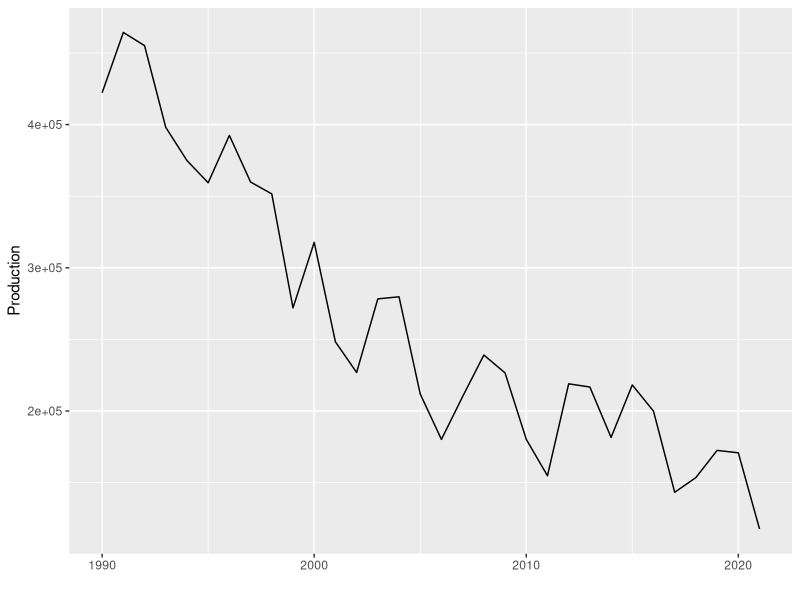
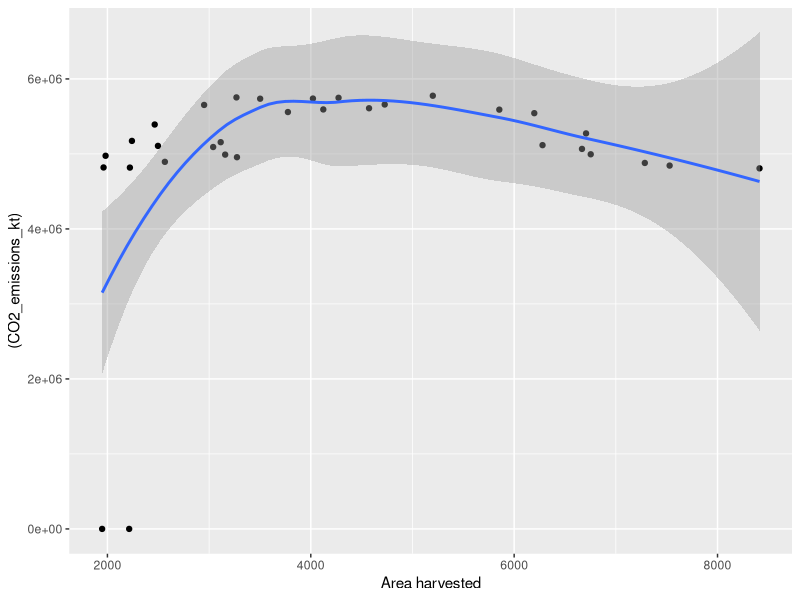
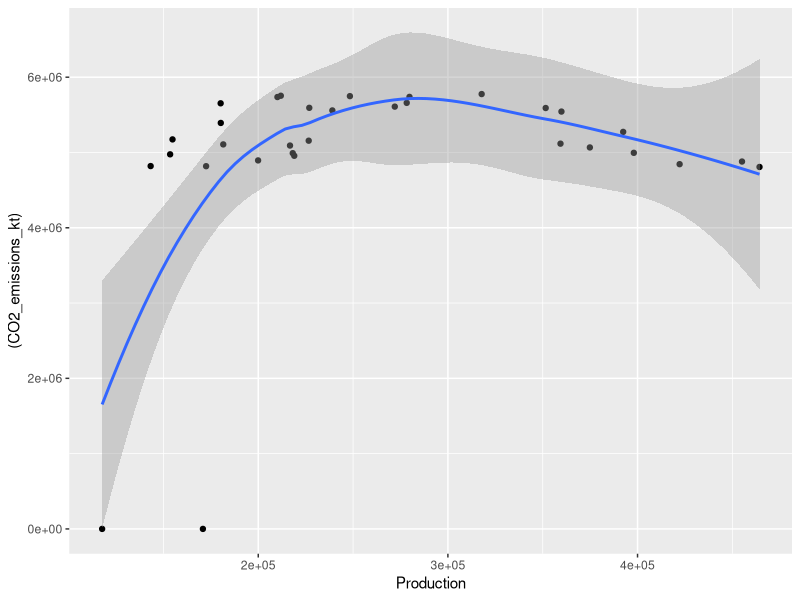
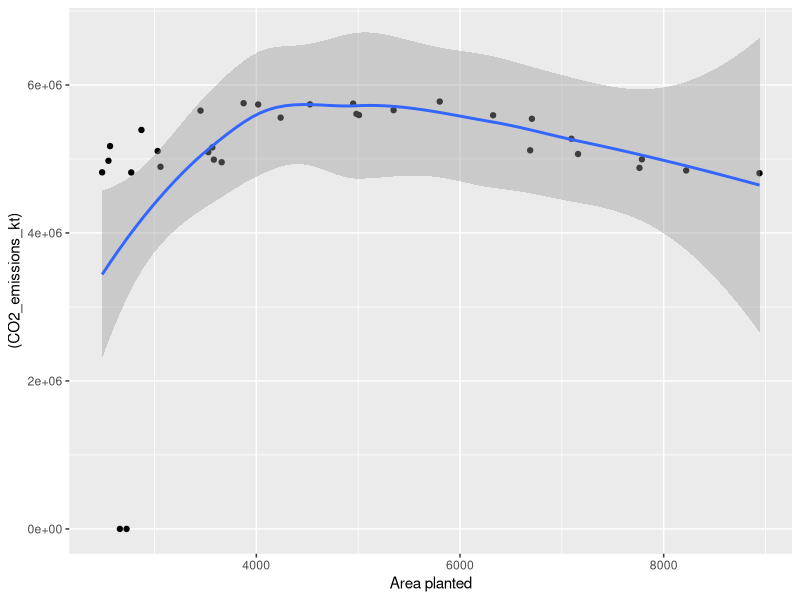
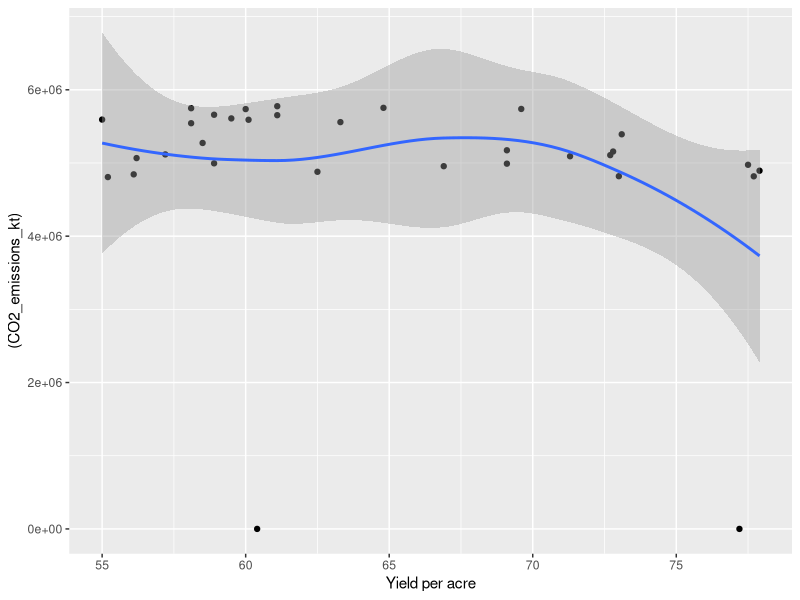
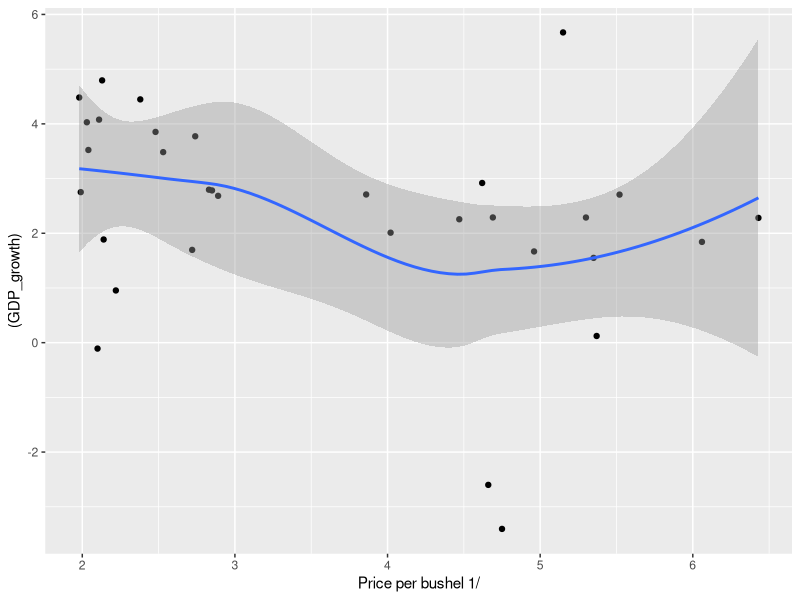
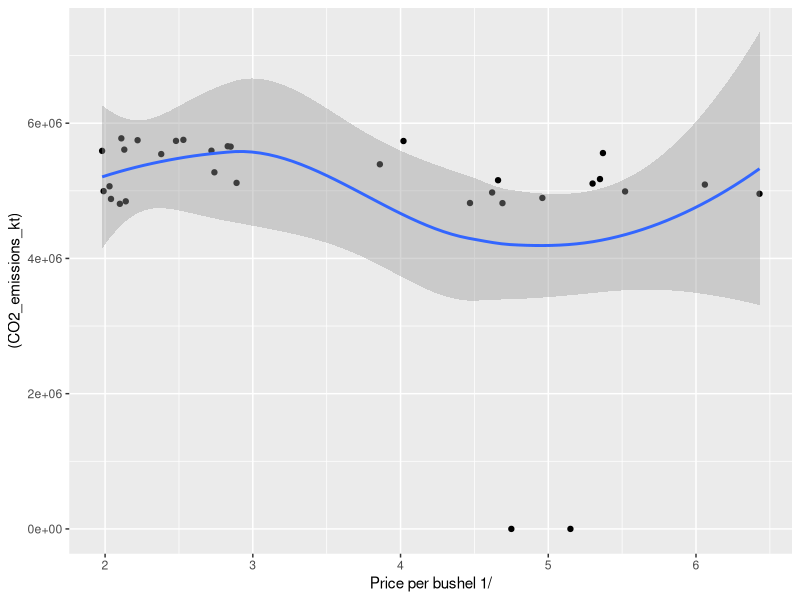
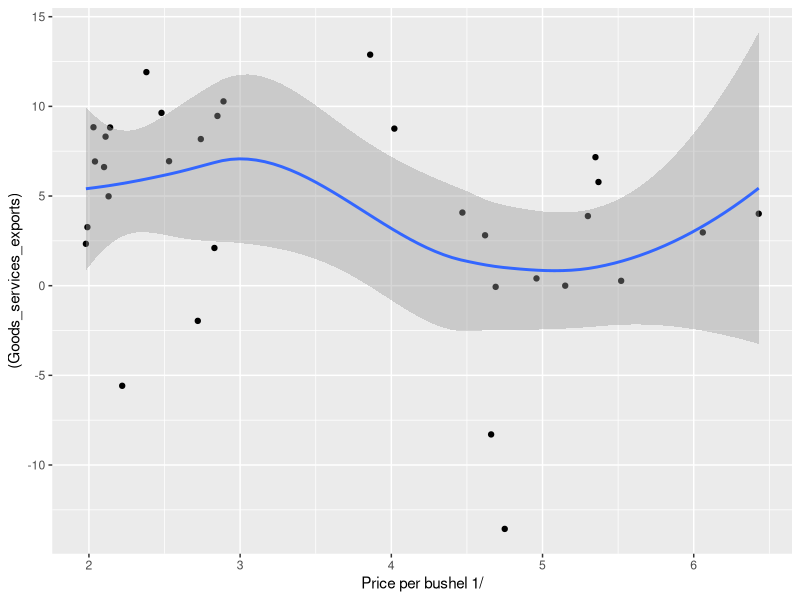

Write R code to recreate these figures, in order.
## ---- chunk 1
library(tidyverse)
library(ggplot2)
library(dplyr)
#install.packages("forecast")
require(forecast)
library(readr)
library(tidyr)
## ---- chunk 2
## CLEAN THE DATA
co2_data_clean <- read.csv(here::here("dataset/clean_co2.csv"))

## ---- chunk 3
barley_data_3 <- read_csv(here::here("dataset", "barley/crop_p015_t005.csv"),skip = 5)
barley_data_3<- barley_data_3[-2,3:ncol(barley_data_3)] %>% drop_na(Year) %>% head(-1)

barley_data_4 <- read_csv(here::here("dataset", "barley/crop_p016_t010.csv"),skip = 5)
barley_data_4<- barley_data_4[-2,3:ncol(barley_data_4)] %>% drop_na(Year) %>% head(-1)

barley_data <- barley_data_3%>%bind_rows(barley_data_4) 
barley_data <- barley_data %>% type_convert()

barley_co2_data <- co2_data_clean %>% left_join(barley_data, by = c("Time" = "Year"))

#barley_co2_data <- barley_co2_data %>% filter(CO2_emissions_kt != "..") %>% type_convert()
View(barley_co2_data)


#write_csv(barely_co2_data, file = here::here("dataset", "barley_co2_data"))

#save(barley_co2_data, file = here::here("dataset/barely_co2_data.RData"))
## ---- chunk 4
# read_csv(here::here("dataset/barley_co2_data"))

Year <- barley_co2_data %>% pull(Time)
Production <- barley_co2_data %>% pull(Production)
co_emit <- barley_co2_data %>% pull(CO2_emissions_kt)

barley_ts <- ggplot(barley_co2_data, aes(x=Year, y=Production)) +
  geom_line() +
  xlab("")
barley_ts

## ---- chunk 5
barley_co2_data %>% ggplot(aes(x = `Area harvested`, y = (CO2_emissions_kt))) + geom_point() + geom_smooth()
barley_co2_data %>% ggplot(aes(x = `Production`, y = (CO2_emissions_kt))) + geom_point() + geom_smooth()
barley_co2_data %>% ggplot(aes(x = `Area planted`, y = (CO2_emissions_kt))) + geom_point() + geom_smooth()
barley_co2_data %>% ggplot(aes(x = `Yield per acre`, y = (CO2_emissions_kt))) + geom_point() + geom_smooth()

## ---- chunk 6
barley_co2_data %>% ggplot(aes(y = (GDP_growth), x = `Price per bushel 1/`)) + geom_point() + geom_smooth()
barley_co2_data %>% ggplot(aes(y = (CO2_emissions_kt), x = `Price per bushel 1/`)) + geom_point() + geom_smooth()
barley_co2_data %>% ggplot(aes(y = (Goods_services_exports), x = `Price per bushel 1/`)) + geom_point() + geom_smooth()
barley_co2_data %>% ggplot(aes(y = (Goods_services_exports), x = (Production))) + geom_point() + geom_smooth()

ggplot(barley_co2_data[which(barley_co2_data$Forest_area_percent>0),],aes(y = (Forest_area_percent), x = `Area harvested`)) + geom_point() + geom_smooth()

## ---- chunk 7
diff_df <- data.frame(diff_area = diff(barley_co2_data$`Area harvested`), diff_co2 = diff(barley_co2_data$CO2_emissions_kt) )
diff_df %>% ggplot(aes(y = diff_area, x = diff_co2)) + geom_point()+ geom_smooth()
## ---- chunk 8
lm1 <- (lm(`Area harvested`~ CO2_emissions_kt, barley_co2_data)) 
summary(lm1)

lm1_diff <-lm(diff_area ~ poly(diff_co2,3), diff_df)
summary(lm1_diff)

